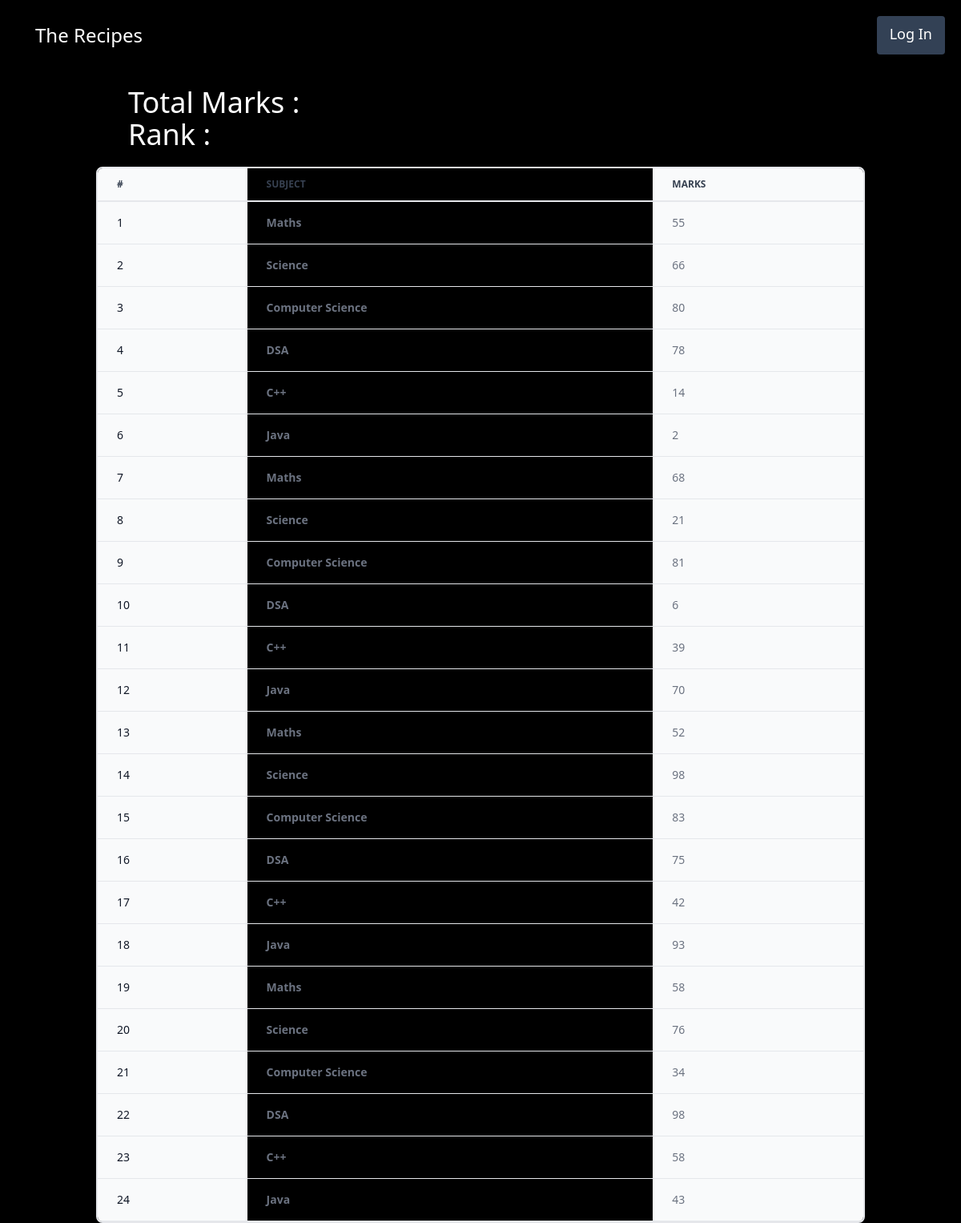
The app's page /vege/seemarks/STU-0155 with its own data.
### vege/models.py (models this page shows, shortened)
class SubjectMarks(models.Model):
    student = models.ForeignKey(
        Student, related_name="studentmarks", on_delete=models.CASCADE)
    subject = models.ForeignKey(Subject, on_delete=models.CASCADE)
    marks = models.IntegerField()
    class Meta:
        unique_together = ["student", "subject"]

class Subject(models.Model):
    subject_name = models.CharField(max_length=100)
    def __str__(self) -> str:
        return self.subject_name

### vege/views.py (the view)
def see_marks(request, student_id):
    queryset = SubjectMarks.objects.filter(
        student__student_id__student_id=student_id)
    total_marks = queryset.aaggregate(total_marks=Sum("marks"))
    return render(request, template_name="seeMarks.html", context={"qs": queryset, "total_marks": total_marks})

### vege/templates/seeMarks.html
{% extends 'base2.html' %}
{% block start %}
  <div class="mx-40 my-5">
    <h1 class="text-4xl">Total Marks : {{ total_marks.total_marks }}</h1>
    <h1 class="text-4xl">Rank : </h1>
  </div>
  <div class="relative overflow-x-auto shadow-md sm:rounded-lg mx-[10vw] border-2 dark:bg-slate-800 dark:text-white dark:text-slate-400">
    <table class="w-full text-sm text-left rtl:text-right text-gray-500 dark:text-gray-400">
      <thead class="text-xs border-b-2 text-gray-700 uppercase dark:text-gray-400">
        <tr>
          <th scope="col" class="px-6 py-3 bg-gray-50 dark:bg-gray-800">#</th>
          <th scope="col" class="px-6 py-3">
            <b>Subject</b>
          </th>
          <th scope="col" class="px-6 py-3 bg-gray-50 dark:bg-gray-800">Marks</th>
        </tr>
      </thead>
      <tbody>
        {% for m in qs %}
          <tr class="border-b border-gray-200 dark:border-gray-700">
            <th scope="row" class="px-6 py-4 font-medium text-gray-900 whitespace-nowrap bg-gray-50 dark:text-white dark:bg-gray-800">{{ forloop.counter }}</th>
            <td class="px-6 py-4">
              <b>{{ m.subject }}</b>
            </td>
            <td class="px-6 py-4 bg-gray-50 dark:bg-gray-800">{{ m.marks }}</td>
          </tr>
        {% endfor %}
      </tbody>
    </table>
  </div>
{% endblock %}

### vege/templates/base2.html (style rules this page uses)
body { background-color: black; color: white; }

### records on screen
SubjectMarks: subject "Maths", marks "55"
SubjectMarks: subject "Science", marks "66"
SubjectMarks: subject "Computer Science", marks "80"
SubjectMarks: subject "DSA", marks "78"
SubjectMarks: subject "C++", marks "14"
SubjectMarks: subject "Java", marks "2"
SubjectMarks: subject "Maths", marks "68"
SubjectMarks: subject "Science", marks "21"
SubjectMarks: subject "Computer Science", marks "81"
SubjectMarks: subject "DSA", marks "6"
SubjectMarks: subject "C++", marks "39"
SubjectMarks: subject "Java", marks "70"
SubjectMarks: subject "Maths", marks "52"
SubjectMarks: subject "Science", marks "98"
SubjectMarks: subject "Computer Science", marks "83"
SubjectMarks: subject "DSA", marks "75"
SubjectMarks: subject "C++", marks "42"
SubjectMarks: subject "Java", marks "93"
SubjectMarks: subject "Maths", marks "58"
SubjectMarks: subject "Science", marks "76"
SubjectMarks: subject "Computer Science", marks "34"
SubjectMarks: subject "DSA", marks "98"
SubjectMarks: subject "C++", marks "58"
SubjectMarks: subject "Java", marks "43"
